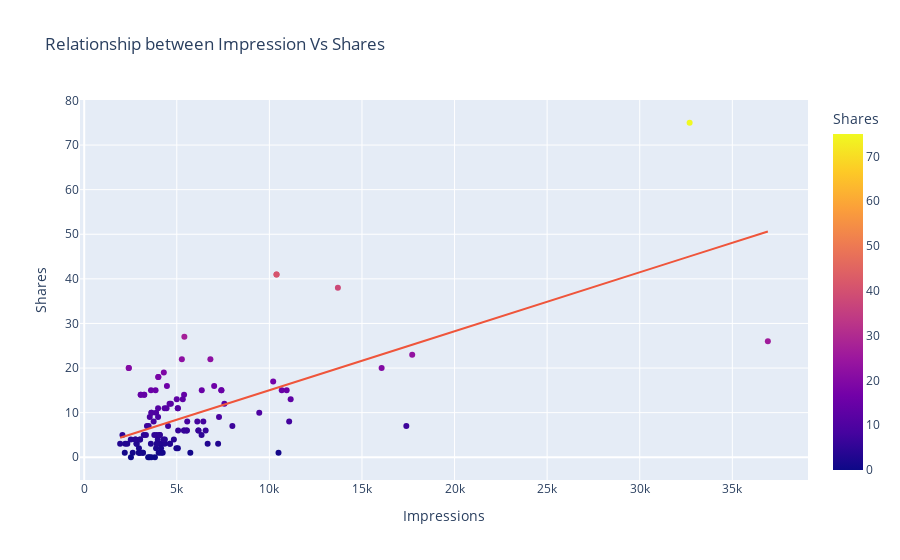
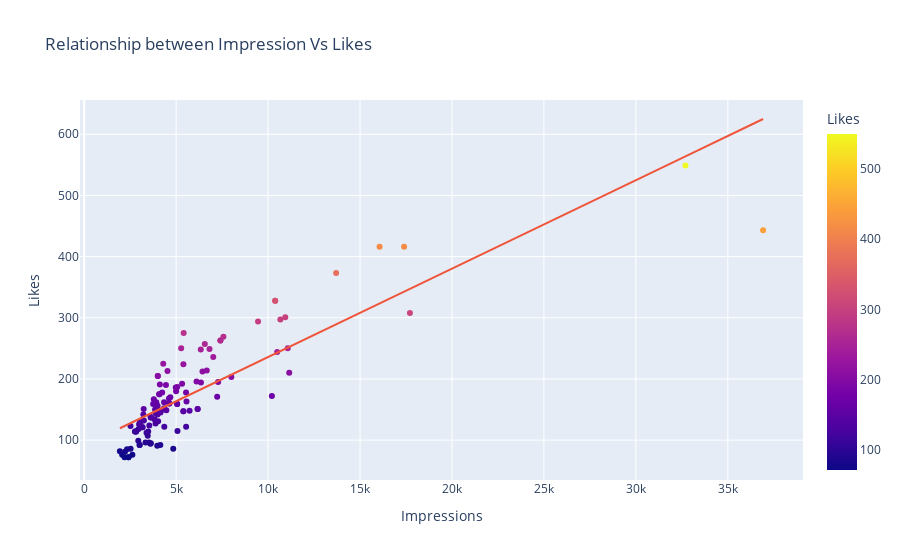
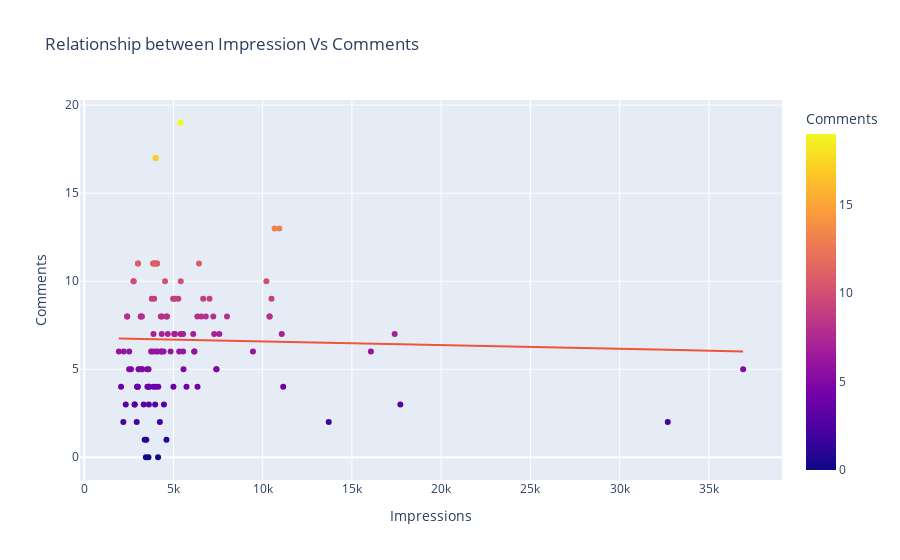
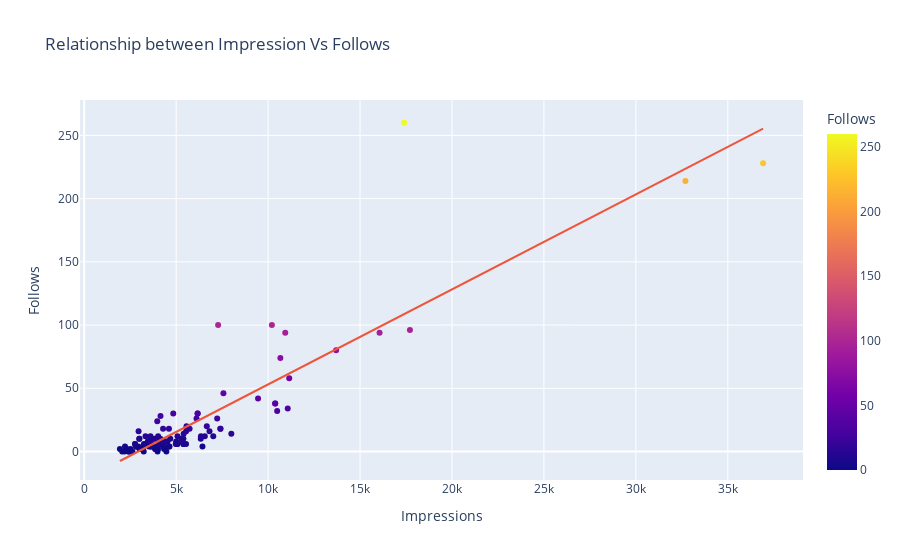

Source (notebook cell) for these figures, in order:
### Code cell
import plotly.express as px

impressionsName = ["Shares","Likes", "Comments", "Follows","Saves"]

for n in range(0,len(impressionsName)):
    impressionFigure = px.scatter(data_frame=data, 
                                  x="Impressions", 
                                  y=impressionsName[n], 
                                  trendline="ols", 
                                  color=impressionsName[n],
                                  title= f"Relationship between Impression Vs {impressionsName[n]}")
    impressionFigure.show()
